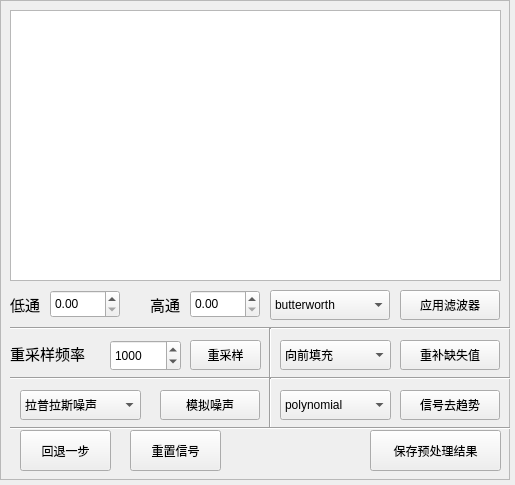
<?xml version="1.0" encoding="UTF-8"?>
<ui version="4.0">
 <class>DiyPreprocess</class>
 <widget class="QWidget" name="DiyPreprocess">
  <property name="geometry">
   <rect>
    <x>0</x>
    <y>0</y>
    <width>515</width>
    <height>485</height>
   </rect>
  </property>
  <property name="minimumSize">
   <size>
    <width>515</width>
    <height>485</height>
   </size>
  </property>
  <property name="maximumSize">
   <size>
    <width>515</width>
    <height>485</height>
   </size>
  </property>
  <property name="windowTitle">
   <string>自定义预处理</string>
  </property>
  <widget class="QFrame" name="frame">
   <property name="geometry">
    <rect>
     <x>0</x>
     <y>0</y>
     <width>510</width>
     <height>480</height>
    </rect>
   </property>
   <property name="frameShape">
    <enum>QFrame::StyledPanel</enum>
   </property>
   <property name="frameShadow">
    <enum>QFrame::Raised</enum>
   </property>
   <widget class="QComboBox" name="filter_method">
    <property name="geometry">
     <rect>
      <x>270</x>
      <y>290</y>
      <width>120</width>
      <height>30</height>
     </rect>
    </property>
    <item>
     <property name="text">
      <string>butterworth</string>
     </property>
    </item>
    <item>
     <property name="text">
      <string>powerline</string>
     </property>
    </item>
    <item>
     <property name="text">
      <string>bessel</string>
     </property>
    </item>
    <item>
     <property name="text">
      <string>savgol</string>
     </property>
    </item>
   </widget>
   <widget class="QPushButton" name="apply_filter">
    <property name="geometry">
     <rect>
      <x>400</x>
      <y>290</y>
      <width>100</width>
      <height>30</height>
     </rect>
    </property>
    <property name="text">
     <string>应用滤波器</string>
    </property>
   </widget>
   <widget class="QGraphicsView" name="graphicsView">
    <property name="geometry">
     <rect>
      <x>10</x>
      <y>10</y>
      <width>491</width>
      <height>271</height>
     </rect>
    </property>
   </widget>
   <widget class="QDoubleSpinBox" name="lowcut">
    <property name="geometry">
     <rect>
      <x>50</x>
      <y>290</y>
      <width>70</width>
      <height>28</height>
     </rect>
    </property>
   </widget>
   <widget class="QDoubleSpinBox" name="highcut">
    <property name="geometry">
     <rect>
      <x>190</x>
      <y>290</y>
      <width>70</width>
      <height>28</height>
     </rect>
    </property>
   </widget>
   <widget class="QLabel" name="label">
    <property name="geometry">
     <rect>
      <x>10</x>
      <y>290</y>
      <width>41</width>
      <height>30</height>
     </rect>
    </property>
    <property name="text">
     <string>&lt;html&gt;&lt;head/&gt;&lt;body&gt;&lt;p&gt;&lt;span style=&quot; font-size:11pt;&quot;&gt;低通&lt;/span&gt;&lt;/p&gt;&lt;/body&gt;&lt;/html&gt;</string>
    </property>
   </widget>
   <widget class="QLabel" name="label_2">
    <property name="geometry">
     <rect>
      <x>150</x>
      <y>290</y>
      <width>41</width>
      <height>30</height>
     </rect>
    </property>
    <property name="text">
     <string>&lt;html&gt;&lt;head/&gt;&lt;body&gt;&lt;p&gt;&lt;span style=&quot; font-size:11pt;&quot;&gt;高通&lt;/span&gt;&lt;/p&gt;&lt;/body&gt;&lt;/html&gt;</string>
    </property>
   </widget>
   <widget class="Line" name="line">
    <property name="geometry">
     <rect>
      <x>10</x>
      <y>320</y>
      <width>501</width>
      <height>16</height>
     </rect>
    </property>
    <property name="orientation">
     <enum>Qt::Horizontal</enum>
    </property>
   </widget>
   <widget class="QPushButton" name="resample">
    <property name="geometry">
     <rect>
      <x>190</x>
      <y>340</y>
      <width>71</width>
      <height>30</height>
     </rect>
    </property>
    <property name="text">
     <string>重采样</string>
    </property>
   </widget>
   <widget class="QSpinBox" name="resample_value">
    <property name="geometry">
     <rect>
      <x>110</x>
      <y>340</y>
      <width>71</width>
      <height>31</height>
     </rect>
    </property>
    <property name="maximum">
     <number>10000</number>
    </property>
    <property name="value">
     <number>1000</number>
    </property>
   </widget>
   <widget class="QLabel" name="label_3">
    <property name="geometry">
     <rect>
      <x>10</x>
      <y>340</y>
      <width>91</width>
      <height>28</height>
     </rect>
    </property>
    <property name="text">
     <string>&lt;html&gt;&lt;head/&gt;&lt;body&gt;&lt;p&gt;&lt;span style=&quot; font-size:11pt;&quot;&gt;重采样频率&lt;/span&gt;&lt;/p&gt;&lt;/body&gt;&lt;/html&gt;</string>
    </property>
   </widget>
   <widget class="Line" name="line_2">
    <property name="geometry">
     <rect>
      <x>10</x>
      <y>370</y>
      <width>501</width>
      <height>16</height>
     </rect>
    </property>
    <property name="orientation">
     <enum>Qt::Horizontal</enum>
    </property>
   </widget>
   <widget class="Line" name="line_3">
    <property name="geometry">
     <rect>
      <x>260</x>
      <y>328</y>
      <width>20</width>
      <height>50</height>
     </rect>
    </property>
    <property name="orientation">
     <enum>Qt::Vertical</enum>
    </property>
   </widget>
   <widget class="QComboBox" name="fill_method">
    <property name="geometry">
     <rect>
      <x>280</x>
      <y>340</y>
      <width>111</width>
      <height>30</height>
     </rect>
    </property>
    <item>
     <property name="text">
      <string>向前填充</string>
     </property>
    </item>
    <item>
     <property name="text">
      <string>向后填充</string>
     </property>
    </item>
    <item>
     <property name="text">
      <string>全填充</string>
     </property>
    </item>
   </widget>
   <widget class="QPushButton" name="fill">
    <property name="geometry">
     <rect>
      <x>400</x>
      <y>340</y>
      <width>100</width>
      <height>30</height>
     </rect>
    </property>
    <property name="text">
     <string>重补缺失值</string>
    </property>
   </widget>
   <widget class="QComboBox" name="detrend_method">
    <property name="geometry">
     <rect>
      <x>280</x>
      <y>390</y>
      <width>111</width>
      <height>30</height>
     </rect>
    </property>
    <item>
     <property name="text">
      <string>polynomial</string>
     </property>
    </item>
    <item>
     <property name="text">
      <string>tarvainen2002</string>
     </property>
    </item>
    <item>
     <property name="text">
      <string>loess</string>
     </property>
    </item>
    <item>
     <property name="text">
      <string>locreg</string>
     </property>
    </item>
   </widget>
   <widget class="QPushButton" name="detrend">
    <property name="geometry">
     <rect>
      <x>400</x>
      <y>390</y>
      <width>100</width>
      <height>30</height>
     </rect>
    </property>
    <property name="text">
     <string>信号去趋势</string>
    </property>
   </widget>
   <widget class="QPushButton" name="reset">
    <property name="geometry">
     <rect>
      <x>130</x>
      <y>430</y>
      <width>91</width>
      <height>41</height>
     </rect>
    </property>
    <property name="text">
     <string>重置信号</string>
    </property>
   </widget>
   <widget class="QPushButton" name="back">
    <property name="geometry">
     <rect>
      <x>20</x>
      <y>430</y>
      <width>91</width>
      <height>41</height>
     </rect>
    </property>
    <property name="text">
     <string>回退一步</string>
    </property>
   </widget>
   <widget class="QPushButton" name="save">
    <property name="geometry">
     <rect>
      <x>370</x>
      <y>430</y>
      <width>131</width>
      <height>41</height>
     </rect>
    </property>
    <property name="text">
     <string>保存预处理结果</string>
    </property>
   </widget>
   <widget class="Line" name="line_4">
    <property name="geometry">
     <rect>
      <x>10</x>
      <y>420</y>
      <width>501</width>
      <height>16</height>
     </rect>
    </property>
    <property name="orientation">
     <enum>Qt::Horizontal</enum>
    </property>
   </widget>
   <widget class="Line" name="line_5">
    <property name="geometry">
     <rect>
      <x>260</x>
      <y>378</y>
      <width>20</width>
      <height>50</height>
     </rect>
    </property>
    <property name="orientation">
     <enum>Qt::Vertical</enum>
    </property>
   </widget>
   <widget class="QPushButton" name="noise">
    <property name="geometry">
     <rect>
      <x>160</x>
      <y>390</y>
      <width>100</width>
      <height>30</height>
     </rect>
    </property>
    <property name="text">
     <string>模拟噪声</string>
    </property>
   </widget>
   <widget class="QComboBox" name="noise_method">
    <property name="geometry">
     <rect>
      <x>20</x>
      <y>390</y>
      <width>121</width>
      <height>30</height>
     </rect>
    </property>
    <item>
     <property name="text">
      <string>拉普拉斯噪声</string>
     </property>
    </item>
    <item>
     <property name="text">
      <string>高斯噪声</string>
     </property>
    </item>
   </widget>
  </widget>
 </widget>
 <resources/>
 <connections/>
</ui>
